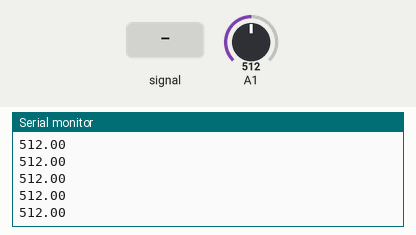
Bench run of a sketch on a simulated Arduino Uno, built with avr-gcc and run on an emulated ATmega328P. Shown: the last lines printed to the serial monitor. Inputs (shaded band) come from the test bench; at power-on: A1 = 512.

Above: at 1.2 s.
1.3 s: A1 fed a 200 Hz sine of ±81 counts around its level
At 2.3 s:
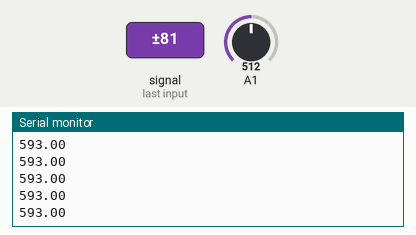
2.8 s: A1 set to 716
At 3.7 s:
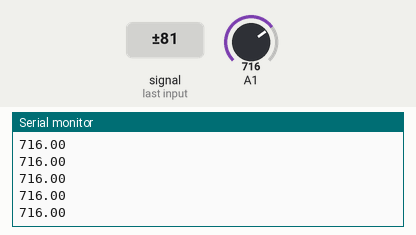
4.3 s: A1 fed a 1000 Hz sine of ±255 counts around its level
At 5.4 s:
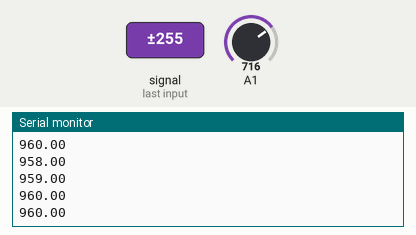
5.8 s: A1 set to 900
At 6.5 s:
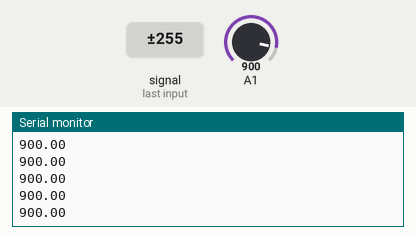
Timing chart, 0 to 8.3 s (numbered marks = the images above; inputs shaded):
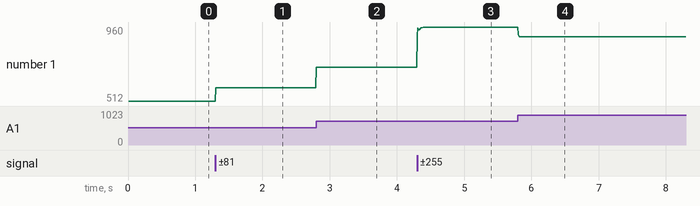

Measured:
- after the input at 1.3 s, the serial monitor: prints a new line at once (image 1)
- after the input at 2.8 s, the serial monitor: prints a new line at once (image 2)
- after the input at 4.3 s, the serial monitor: prints a new line at once (image 3)
- after the input at 5.8 s, the serial monitor: prints a new line at once (image 4)
- plotted number 1: 512 → 593 after the input at 1.3 s, 593 → 716 after the input at 2.8 s, 716 → 958 after the input at 4.3 s, 958 → 900 after the input at 5.8 s

The sketch:

Current_Peak.ino
```cpp
float time0,prev_time,max_time=0,max_val,val;
void setup() {
  // put your setup code here, to run once:
  Serial.begin(2000000);
  pinMode(A1,INPUT);
}

void loop() {
  // put your main code here, to run repeatedly:
  prev_time=micros();
  max_val=0;
  while( (micros()-prev_time<10000) && analogRead(A1)>50 )
  {
    time0=micros();
    val=analogRead(A1);
    if(val>max_val){
      max_val=val;
      max_time=time0;
    }
  }
  if(max_val>50)
    Serial.println(max_val);
  while(analogRead(A1) < 50)
    delayMicroseconds(100);
}
```
